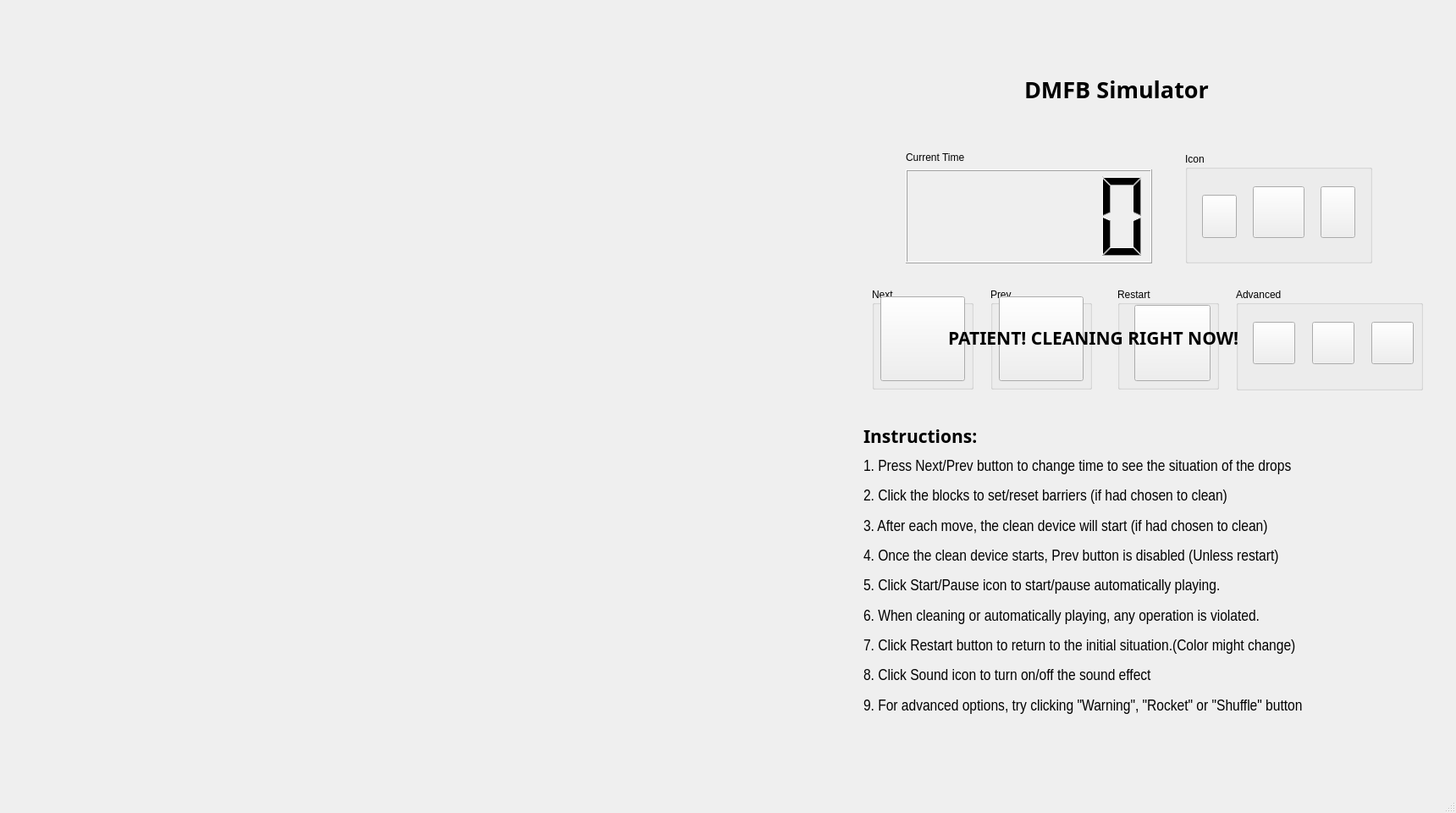
<?xml version="1.0" encoding="UTF-8"?>
<ui version="4.0">
 <class>DFMBWindow</class>
 <widget class="QMainWindow" name="DFMBWindow">
  <property name="geometry">
   <rect>
    <x>0</x>
    <y>0</y>
    <width>1720</width>
    <height>960</height>
   </rect>
  </property>
  <property name="windowTitle">
   <string>MainWindow</string>
  </property>
  <widget class="QWidget" name="centralwidget">
   <widget class="QLabel" name="title">
    <property name="geometry">
     <rect>
      <x>1210</x>
      <y>50</y>
      <width>441</width>
      <height>111</height>
     </rect>
    </property>
    <property name="font">
     <font>
      <family>Arial Black</family>
      <pointsize>20</pointsize>
      <weight>75</weight>
      <bold>true</bold>
     </font>
    </property>
    <property name="text">
     <string>DMFB Simulator</string>
    </property>
   </widget>
   <widget class="QLCDNumber" name="lcdtime">
    <property name="geometry">
     <rect>
      <x>1070</x>
      <y>200</y>
      <width>291</width>
      <height>111</height>
     </rect>
    </property>
    <property name="digitCount">
     <number>5</number>
    </property>
    <property name="segmentStyle">
     <enum>QLCDNumber::Filled</enum>
    </property>
    <property name="intValue" stdset="0">
     <number>0</number>
    </property>
   </widget>
   <widget class="QWidget" name="layoutWidget">
    <property name="geometry">
     <rect>
      <x>1020</x>
      <y>500</y>
      <width>683</width>
      <height>348</height>
     </rect>
    </property>
    <layout class="QVBoxLayout" name="verticalLayout">
     <item>
      <widget class="QLabel" name="ins1">
       <property name="font">
        <font>
         <family>Arial Black</family>
         <pointsize>16</pointsize>
         <weight>75</weight>
         <bold>true</bold>
        </font>
       </property>
       <property name="text">
        <string>Instructions:</string>
       </property>
      </widget>
     </item>
     <item>
      <widget class="QLabel" name="ins2">
       <property name="font">
        <font>
         <family>Arial Narrow</family>
         <pointsize>14</pointsize>
        </font>
       </property>
       <property name="text">
        <string>1. Press Next/Prev button to change time to see the situation of the drops </string>
       </property>
      </widget>
     </item>
     <item>
      <widget class="QLabel" name="ins4">
       <property name="font">
        <font>
         <family>Arial Narrow</family>
         <pointsize>14</pointsize>
        </font>
       </property>
       <property name="text">
        <string>2. Click the blocks to set/reset barriers (if had chosen to clean)</string>
       </property>
      </widget>
     </item>
     <item>
      <layout class="QHBoxLayout" name="horizontalLayout_3">
       <item>
        <widget class="QLabel" name="ins3">
         <property name="font">
          <font>
           <family>Arial Narrow</family>
           <pointsize>14</pointsize>
          </font>
         </property>
         <property name="text">
          <string>3. After each move, the clean device will start (if had chosen to clean)</string>
         </property>
        </widget>
       </item>
      </layout>
     </item>
     <item>
      <widget class="QLabel" name="ins3_2">
       <property name="font">
        <font>
         <family>Arial Narrow</family>
         <pointsize>14</pointsize>
        </font>
       </property>
       <property name="text">
        <string>4. Once the clean device starts, Prev button is disabled (Unless restart)</string>
       </property>
      </widget>
     </item>
     <item>
      <widget class="QLabel" name="ins6">
       <property name="font">
        <font>
         <family>Arial Narrow</family>
         <pointsize>14</pointsize>
        </font>
       </property>
       <property name="text">
        <string>5. Click Start/Pause icon to start/pause automatically playing. </string>
       </property>
      </widget>
     </item>
     <item>
      <widget class="QLabel" name="ins7">
       <property name="font">
        <font>
         <family>Arial Narrow</family>
         <pointsize>14</pointsize>
        </font>
       </property>
       <property name="text">
        <string>6. When cleaning or automatically playing, any operation is violated.</string>
       </property>
      </widget>
     </item>
     <item>
      <widget class="QLabel" name="ins5">
       <property name="font">
        <font>
         <family>Arial Narrow</family>
         <pointsize>14</pointsize>
        </font>
       </property>
       <property name="text">
        <string>7. Click Restart button to return to the initial situation.(Color might change)</string>
       </property>
      </widget>
     </item>
     <item>
      <widget class="QLabel" name="ins9">
       <property name="font">
        <font>
         <family>Arial Narrow</family>
         <pointsize>14</pointsize>
        </font>
       </property>
       <property name="text">
        <string>8. Click Sound icon to turn on/off the sound effect</string>
       </property>
      </widget>
     </item>
     <item>
      <widget class="QLabel" name="ins8">
       <property name="font">
        <font>
         <family>Arial Narrow</family>
         <pointsize>14</pointsize>
        </font>
       </property>
       <property name="text">
        <string>9. For advanced options, try clicking &quot;Warning&quot;, &quot;Rocket&quot; or &quot;Shuffle&quot; button</string>
       </property>
      </widget>
     </item>
    </layout>
   </widget>
   <widget class="QLabel" name="label">
    <property name="geometry">
     <rect>
      <x>1070</x>
      <y>170</y>
      <width>101</width>
      <height>31</height>
     </rect>
    </property>
    <property name="text">
     <string>Current Time</string>
    </property>
   </widget>
   <widget class="QGroupBox" name="nextBox">
    <property name="geometry">
     <rect>
      <x>1030</x>
      <y>340</y>
      <width>120</width>
      <height>120</height>
     </rect>
    </property>
    <property name="title">
     <string>Next</string>
    </property>
    <widget class="QPushButton" name="nextButton">
     <property name="geometry">
      <rect>
       <x>10</x>
       <y>10</y>
       <width>100</width>
       <height>100</height>
      </rect>
     </property>
     <property name="autoFillBackground">
      <bool>false</bool>
     </property>
     <property name="styleSheet">
      <string notr="true">border-image: url(:/pic/next.png)</string>
     </property>
     <property name="text">
      <string/>
     </property>
    </widget>
   </widget>
   <widget class="QGroupBox" name="prevBox">
    <property name="geometry">
     <rect>
      <x>1170</x>
      <y>340</y>
      <width>120</width>
      <height>120</height>
     </rect>
    </property>
    <property name="title">
     <string>Prev</string>
    </property>
    <widget class="QPushButton" name="prevButton">
     <property name="geometry">
      <rect>
       <x>10</x>
       <y>10</y>
       <width>100</width>
       <height>100</height>
      </rect>
     </property>
     <property name="styleSheet">
      <string notr="true">border-image: url(:/pic/prev.png)</string>
     </property>
     <property name="text">
      <string/>
     </property>
    </widget>
   </widget>
   <widget class="QGroupBox" name="restartBox">
    <property name="geometry">
     <rect>
      <x>1320</x>
      <y>340</y>
      <width>120</width>
      <height>120</height>
     </rect>
    </property>
    <property name="title">
     <string>Restart</string>
    </property>
    <widget class="QPushButton" name="restartButton">
     <property name="geometry">
      <rect>
       <x>20</x>
       <y>20</y>
       <width>90</width>
       <height>90</height>
      </rect>
     </property>
     <property name="styleSheet">
      <string notr="true">border-image: url(:/pic/restart.png)</string>
     </property>
     <property name="text">
      <string/>
     </property>
    </widget>
   </widget>
   <widget class="QGroupBox" name="advanceBox">
    <property name="geometry">
     <rect>
      <x>1460</x>
      <y>340</y>
      <width>221</width>
      <height>121</height>
     </rect>
    </property>
    <property name="title">
     <string>Advanced</string>
    </property>
    <widget class="QPushButton" name="proButton">
     <property name="geometry">
      <rect>
       <x>90</x>
       <y>40</y>
       <width>50</width>
       <height>50</height>
      </rect>
     </property>
     <property name="styleSheet">
      <string notr="true">border-image: url(:/pic/pro.png)</string>
     </property>
     <property name="text">
      <string/>
     </property>
    </widget>
    <widget class="QPushButton" name="warningButton">
     <property name="geometry">
      <rect>
       <x>20</x>
       <y>40</y>
       <width>50</width>
       <height>50</height>
      </rect>
     </property>
     <property name="styleSheet">
      <string notr="true">border-image: url(:/pic/warning.png)</string>
     </property>
     <property name="text">
      <string/>
     </property>
    </widget>
    <widget class="QPushButton" name="shuffleButton">
     <property name="geometry">
      <rect>
       <x>160</x>
       <y>40</y>
       <width>50</width>
       <height>50</height>
      </rect>
     </property>
     <property name="styleSheet">
      <string notr="true">border-image: url(:/pic/shuffle.png)</string>
     </property>
     <property name="text">
      <string/>
     </property>
    </widget>
   </widget>
   <widget class="QGroupBox" name="groupBox_2">
    <property name="geometry">
     <rect>
      <x>1400</x>
      <y>180</y>
      <width>221</width>
      <height>131</height>
     </rect>
    </property>
    <property name="title">
     <string>Icon</string>
    </property>
    <widget class="QPushButton" name="soundButton">
     <property name="geometry">
      <rect>
       <x>80</x>
       <y>40</y>
       <width>61</width>
       <height>61</height>
      </rect>
     </property>
     <property name="styleSheet">
      <string notr="true">border-image: url(:/pic/soundon.png)</string>
     </property>
     <property name="text">
      <string/>
     </property>
    </widget>
    <widget class="QPushButton" name="cleanButton">
     <property name="geometry">
      <rect>
       <x>20</x>
       <y>50</y>
       <width>41</width>
       <height>51</height>
      </rect>
     </property>
     <property name="styleSheet">
      <string notr="true">border-image: url(:/pic/washoff.png)</string>
     </property>
     <property name="text">
      <string/>
     </property>
    </widget>
    <widget class="QPushButton" name="autoButton">
     <property name="geometry">
      <rect>
       <x>160</x>
       <y>40</y>
       <width>41</width>
       <height>61</height>
      </rect>
     </property>
     <property name="styleSheet">
      <string notr="true">border-image: url(:/pic/auto.png)</string>
     </property>
     <property name="text">
      <string/>
     </property>
    </widget>
   </widget>
   <widget class="QLabel" name="cleanlabel">
    <property name="geometry">
     <rect>
      <x>1120</x>
      <y>380</y>
      <width>670</width>
      <height>38</height>
     </rect>
    </property>
    <property name="font">
     <font>
      <family>Arial Black</family>
      <pointsize>16</pointsize>
      <weight>75</weight>
      <bold>true</bold>
     </font>
    </property>
    <property name="text">
     <string>PATIENT! CLEANING RIGHT NOW!</string>
    </property>
   </widget>
  </widget>
  <widget class="QMenuBar" name="menubar">
   <property name="geometry">
    <rect>
     <x>0</x>
     <y>0</y>
     <width>1720</width>
     <height>26</height>
    </rect>
   </property>
  </widget>
  <widget class="QStatusBar" name="statusbar"/>
 </widget>
 <resources/>
 <connections/>
</ui>
